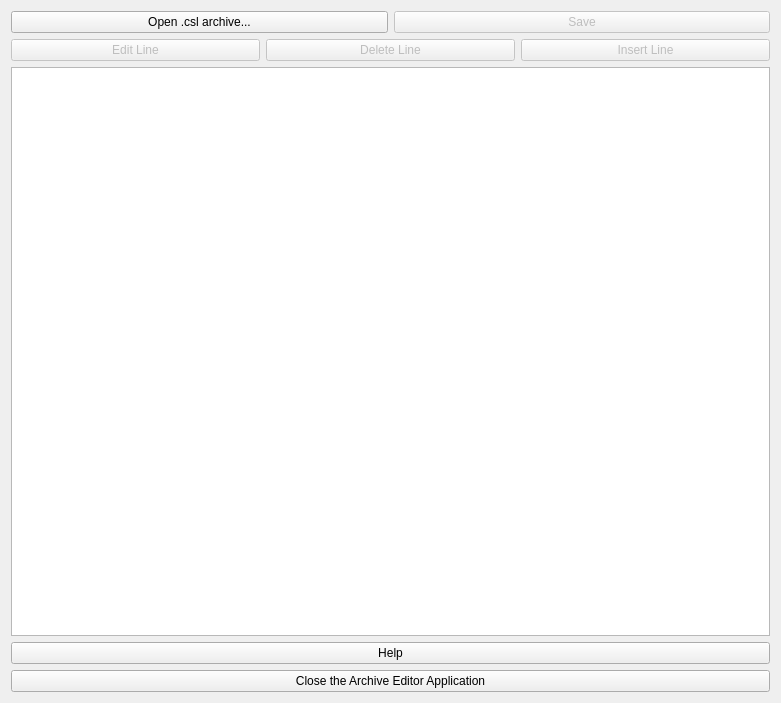
<?xml version="1.0" encoding="UTF-8"?>
<ui version="4.0">
 <class>Form</class>
 <widget class="QWidget" name="Form">
  <property name="geometry">
   <rect>
    <x>0</x>
    <y>0</y>
    <width>781</width>
    <height>703</height>
   </rect>
  </property>
  <property name="windowTitle">
   <string>Form</string>
  </property>
  <layout class="QVBoxLayout" name="verticalLayout">
   <item>
    <layout class="QHBoxLayout" name="horizontalLayout_2">
     <property name="leftMargin">
      <number>0</number>
     </property>
     <property name="topMargin">
      <number>0</number>
     </property>
     <property name="rightMargin">
      <number>0</number>
     </property>
     <property name="bottomMargin">
      <number>0</number>
     </property>
     <item>
      <widget class="QPushButton" name="pushButtonOpen">
       <property name="text">
        <string>Open .csl archive...</string>
       </property>
       <property name="autoDefault">
        <bool>true</bool>
       </property>
       <property name="default">
        <bool>false</bool>
       </property>
      </widget>
     </item>
     <item>
      <widget class="QPushButton" name="pushButtonSave">
       <property name="enabled">
        <bool>false</bool>
       </property>
       <property name="text">
        <string>Save</string>
       </property>
      </widget>
     </item>
    </layout>
   </item>
   <item>
    <layout class="QHBoxLayout" name="horizontalLayout_3">
     <property name="leftMargin">
      <number>0</number>
     </property>
     <property name="rightMargin">
      <number>0</number>
     </property>
     <item>
      <widget class="QPushButton" name="pushButtonEdit">
       <property name="enabled">
        <bool>false</bool>
       </property>
       <property name="text">
        <string>Edit Line</string>
       </property>
       <property name="autoDefault">
        <bool>true</bool>
       </property>
      </widget>
     </item>
     <item>
      <widget class="QPushButton" name="pushButtonDelete">
       <property name="enabled">
        <bool>false</bool>
       </property>
       <property name="text">
        <string>Delete Line</string>
       </property>
      </widget>
     </item>
     <item>
      <widget class="QPushButton" name="pushButtonInsert">
       <property name="enabled">
        <bool>false</bool>
       </property>
       <property name="text">
        <string>Insert Line</string>
       </property>
      </widget>
     </item>
    </layout>
   </item>
   <item>
    <widget class="QListWidget" name="listWidget"/>
   </item>
   <item>
    <widget class="QPushButton" name="pushButtonHelp">
     <property name="text">
      <string>Help</string>
     </property>
    </widget>
   </item>
   <item>
    <widget class="QPushButton" name="pushButtonExit">
     <property name="text">
      <string>Close the Archive Editor Application</string>
     </property>
    </widget>
   </item>
  </layout>
 </widget>
 <resources/>
 <connections>
  <connection>
   <sender>pushButtonExit</sender>
   <signal>clicked()</signal>
   <receiver>Form</receiver>
   <slot>close()</slot>
   <hints>
    <hint type="sourcelabel">
     <x>390</x>
     <y>657</y>
    </hint>
    <hint type="destinationlabel">
     <x>390</x>
     <y>351</y>
    </hint>
   </hints>
  </connection>
 </connections>
</ui>
